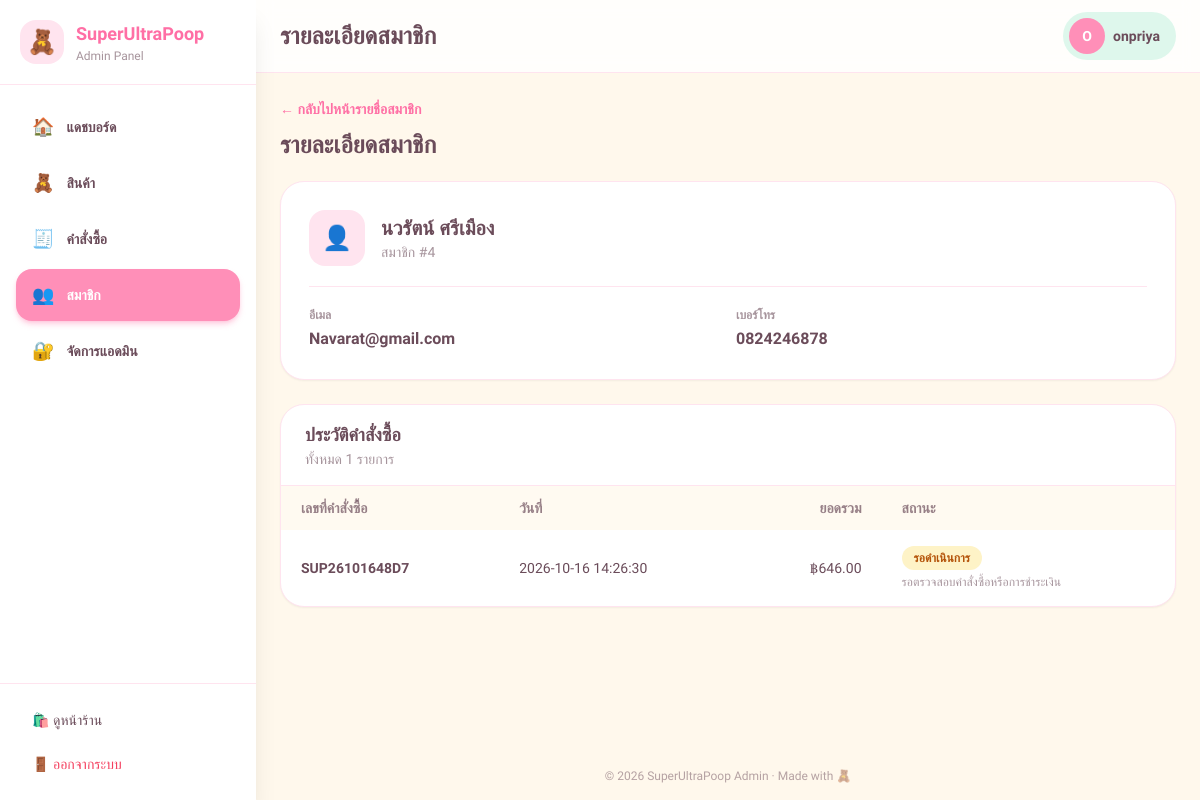
Screenshot of /admin/member-detail.php?id=4 (signed in) with the database file from the repository.
### tables this page shows
CREATE TABLE `users` (
  `id` int(11) NOT NULL,
  `name` varchar(100) NOT NULL,
  `email` varchar(120) NOT NULL,
  `phone` varchar(20) DEFAULT NULL,
  `password_hash` varchar(255) NOT NULL,
  `created_at` timestamp NOT NULL DEFAULT current_timestamp()
);

CREATE TABLE `orders` (
  `id` int(11) NOT NULL,
  `order_no` varchar(20) NOT NULL,
  `user_id` int(11) DEFAULT NULL,
  `customer_name` varchar(120) NOT NULL,
  `phone` varchar(20) NOT NULL,
  `address` text NOT NULL,
  `province` varchar(80) NOT NULL,
  `district` varchar(80) NOT NULL,
  `subdistrict` varchar(80) NOT NULL DEFAULT '',
  `postcode` varchar(10) NOT NULL,
  `subtotal` decimal(10,2) NOT NULL,
  `shipping` decimal(10,2) NOT NULL DEFAULT 0.00,
  `total` decimal(10,2) NOT NULL,
  `payment_method` enum('transfer','cod') NOT NULL,
  `status` enum('Pending','Paid','Processing','Shipped','Completed','Cancelled') NOT NULL DEFAULT 'Pending',
  `tracking_no` varchar(60) DEFAULT NULL,
  `stock_restored` tinyint(1) NOT NULL DEFAULT 0,
  `created_at` timestamp NOT NULL DEFAULT current_timestamp()
);

### includes/functions.php (called while the page is built, shortened)
<?php
function h($s) { return htmlspecialchars((string)$s, ENT_QUOTES, 'UTF-8'); }
function money($n) { return '฿' . number_format((float)$n, 2); }
function order_statuses() {
    return [
        'Pending' => ['label' => 'รอดำเนินการ', 'description' => 'รอตรวจสอบคำสั่งซื้อหรือการชำระเงิน'],
        'Paid' => ['label' => 'ชำระเงินแล้ว', 'description' => 'บันทึกการชำระเงินที่ตรวจสอบแล้ว'],
        'Processing' => ['label' => 'กำลังเตรียมสินค้า', 'description' => 'แพ็กสินค้าและเตรียมจัดส่ง'],
        'Shipped' => ['label' => 'จัดส่งแล้ว', 'description' => 'บันทึกเลขพัสดุให้ลูกค้าติดตาม'],
        'Completed' => ['label' => 'สำเร็จ', 'description' => 'คำสั่งซื้อเสร็จสมบูรณ์'],
        'Cancelled' => ['label' => 'ยกเลิก', 'description' => 'คำสั่งซื้อถูกยกเลิก'],
    ];
}
function order_status_label($status) {
    $statuses = order_statuses();
    return $statuses[$status]['label'] ?? (string)$status;
}
function order_status_description($status) {
    $statuses = order_statuses();
    return $statuses[$status]['description'] ?? 'ไม่ทราบสถานะคำสั่งซื้อ';
}
    ?>

### admin/member-detail.php (the view, shortened to what this page needs)
<?php
require_once __DIR__ . '/../includes/functions.php';
$memberId = filter_input(INPUT_GET, 'id', FILTER_VALIDATE_INT);
$memberStatement = $pdo->prepare('SELECT id, name, email, phone FROM users WHERE id = ?');
$memberStatement->execute([$memberId]);
$member = $memberStatement->fetch();
$orderStatement = $pdo->prepare('SELECT id, order_no, total, status, created_at FROM orders WHERE user_id = ? ORDER BY id DESC');
$orderStatement->execute([$memberId]);
$orders = $orderStatement->fetchAll();
$pageTitle = 'รายละเอียดสมาชิก';
require __DIR__ . '/header.php';
?>
<div class="mb-5">
  <a href="customers.php" class="text-sm font-semibold text-kawaii-pink-deep hover:underline">← กลับไปหน้ารายชื่อสมาชิก</a>
  <h2 class="mt-2 text-2xl font-bold">รายละเอียดสมาชิก</h2>
</div>
<section class="mb-6 rounded-3xl border border-kawaii-pink-light bg-white p-5 shadow-sm sm:p-7">
  <div class="mb-5 flex items-center gap-4">
    <span class="flex h-14 w-14 items-center justify-center rounded-2xl bg-kawaii-pink-light text-2xl">👤</span>
    <div>
      <h3 class="text-xl font-bold"><?= h($member['name']) ?></h3>
      <p class="text-sm text-kawaii-ink/60">สมาชิก #<?= (int)$member['id'] ?></p>
    </div>
  </div>
  <dl class="grid gap-4 border-t border-kawaii-pink-light pt-5 sm:grid-cols-2">
    <div>
      <dt class="text-xs font-semibold text-kawaii-ink/60">อีเมล</dt>
      <dd class="mt-1 break-all font-semibold"><?= h($member['email']) ?></dd>
    </div>
    <div>
      <dt class="text-xs font-semibold text-kawaii-ink/60">เบอร์โทร</dt>
      <dd class="mt-1 font-semibold"><?= h($member['phone'] ?: '-') ?></dd>
    </div>
  </dl>
</section>
<section class="overflow-hidden rounded-3xl border border-kawaii-pink-light bg-white shadow-sm">
  <div class="border-b border-kawaii-pink-light px-5 py-4 sm:px-6">
    <h3 class="text-lg font-bold">ประวัติคำสั่งซื้อ</h3>
    <p class="text-sm text-kawaii-ink/60">ทั้งหมด <?= number_format(count($orders)) ?> รายการ</p>
  </div>
  <div class="overflow-x-auto">
    <table class="w-full min-w-[600px] text-left text-sm">
      <thead class="bg-kawaii-cream/70 text-kawaii-ink/70">
        <tr>
          <th class="px-5 py-3 font-semibold">เลขที่คำสั่งซื้อ</th>
          <th class="px-5 py-3 font-semibold">วันที่</th>
          <th class="px-5 py-3 text-right font-semibold">ยอดรวม</th>
          <th class="px-5 py-3 font-semibold">สถานะ</th>
        </tr>
      </thead>
      <tbody class="divide-y divide-kawaii-pink-light">
        <?php if (!$orders): ?>
          <tr><td colspan="4" class="px-5 py-10 text-center text-kawaii-ink/60">สมาชิกคนนี้ยังไม่มีคำสั่งซื้อ</td></tr>
        <?php else: foreach ($orders as $order): ?>
          <tr class="hover:bg-kawaii-cream/40">
            <td class="px-5 py-4 font-semibold"><?= h($order['order_no']) ?></td>
            <td class="px-5 py-4 whitespace-nowrap"><?= h($order['created_at']) ?></td>
            <td class="px-5 py-4 text-right whitespace-nowrap"><?= h(money($order['total'])) ?></td>
            <td class="px-5 py-4"><?= status_badge($order['status']) ?><p class="mt-1 text-xs text-kawaii-ink/60"><?= h(order_status_description($order['status'])) ?></p></td>
          </tr>
        <?php endforeach; endif; ?>
      </tbody>
    </table>
  </div>
</section>
<?php require __DIR__ . '/footer.php'; ?>

### admin/header.php (shortened to what this page needs)
<?php
require_once __DIR__ . '/../includes/functions.php';
$cur       = basename($_SERVER['PHP_SELF']);
$pageTitle = $pageTitle ?? 'Dashboard';
$stAdmin = $pdo->prepare("SELECT username FROM admins WHERE id = ?");
$stAdmin->execute([$_SESSION['admin_id']]);
$adminName = $stAdmin->fetchColumn() ?: 'admin';
$navItems = [
    ['index.php',      'แดชบอร์ด',  '🏠', ['index.php']],
    ['products.php',   'สินค้า',      '🧸', ['products.php', 'product-form.php']],
    ['orders.php',     'คำสั่งซื้อ',   '🧾', ['orders.php', 'order-detail.php']],
    ['customers.php',  'สมาชิก',     '👥', ['customers.php', 'member-detail.php']],
    ['create-admin.php', 'จัดการแอดมิน', '🔐', ['create-admin.php']],
];
if (!function_exists('status_badge')) {
    function status_badge($status) {
        $map = [
            'Pending'    => 'bg-amber-100 text-amber-700',
            'Paid'       => 'bg-emerald-100 text-emerald-700',
            'Processing' => 'bg-sky-100 text-sky-700',
            'Shipped'    => 'bg-violet-100 text-violet-700',
            'Completed'  => 'bg-green-100 text-green-700',
            'Cancelled'  => 'bg-rose-100 text-rose-700',
        ];
        $c = $map[$status] ?? 'bg-gray-100 text-gray-600';
        return '<span title="' . h(order_status_description($status)) . '" class="inline-flex items-center rounded-full px-3 py-1 text-xs font-semibold ' . $c . '">' . h(order_status_label($status)) . '</span>';
    }
}
?>
<!DOCTYPE html>
<html lang="th">
<head>
  <script src="https://cdn.tailwindcss.com"></script>
</head>
<body class="min-h-screen bg-kawaii-cream font-sans text-kawaii-ink">
  <aside id="sidebar" class="fixed inset-y-0 left-0 z-40 flex w-64 -translate-x-full flex-col bg-white shadow-xl transition-transform duration-200 lg:translate-x-0">
    <div class="flex items-center gap-3 border-b border-kawaii-pink-light px-5 py-5">
      <span class="flex h-11 w-11 items-center justify-center rounded-2xl bg-kawaii-pink-light text-2xl">🧸</span>
      <div class="leading-tight">
        <div class="text-lg font-bold text-kawaii-pink-deep">SuperUltraPoop</div>
        <div class="text-xs text-kawaii-ink/60">Admin Panel</div>
      </div>
    </div>
    <nav class="flex-1 space-y-1 overflow-y-auto p-4">
      <?php foreach ($navItems as [$href, $label, $icon, $files]):
        $active = in_array($cur, $files, true); ?>
        <a href="<?= h($href) ?>"
           class="flex items-center gap-3 rounded-2xl px-4 py-3 text-sm font-semibold transition
                  <?= $active ? 'bg-kawaii-pink text-white shadow-md shadow-kawaii-pink/40' : 'text-kawaii-ink hover:bg-kawaii-pink-light' ?>">
          <span class="text-lg"><?= $icon ?></span><?= h($label) ?>
        </a>
      <?php endforeach; ?>
    </nav>
    <div class="space-y-1 border-t border-kawaii-pink-light p-4 text-sm">
      <a href="../index.php" target="_blank" class="flex items-center gap-3 rounded-2xl px-4 py-2.5 hover:bg-kawaii-blue/60">🛍️ ดูหน้าร้าน</a>
      <a href="logout.php" class="flex items-center gap-3 rounded-2xl px-4 py-2.5 text-rose-500 hover:bg-rose-50">🚪 ออกจากระบบ</a>
    </div>
  </aside>
  <div class="flex min-h-screen flex-col lg:pl-64">
    <header class="sticky top-0 z-20 flex items-center justify-between gap-3 border-b border-kawaii-pink-light bg-white/85 px-4 py-3 backdrop-blur sm:px-6">
      <div class="flex items-center gap-3">
        <h1 class="text-xl font-bold sm:text-2xl"><?= h($pageTitle) ?></h1>
      </div>
      <div class="flex items-center gap-2 rounded-full bg-kawaii-mint/60 py-1.5 pl-1.5 pr-4">
        <span class="flex h-9 w-9 items-center justify-center rounded-full bg-kawaii-pink text-sm font-bold uppercase text-white">
            <?= h(mb_substr($adminName, 0, 1)) ?>
        </span>
        <span class="hidden text-sm font-semibold sm:inline"><?= h($adminName) ?></span>
      </div>
    </header>
    <main class="flex-1 p-4 sm:p-6">

### rows the page displays
users: name "นวรัตน์ ศรีเมือง", id "4", email "Navarat@gmail.com", phone "0824246878"
orders: order_no "SUP26101648D7", created_at "2026-10-16 14:26:30", total "฿646.00", status "รอดำเนินการ", status "รอตรวจสอบคำสั่งซื้อหรือการชำระเงิน"

### other values shown
$icon "🏠"
$label "แดชบอร์ด"
$icon "🧸"
$label "สินค้า"
$icon "🧾"
$label "คำสั่งซื้อ"
$icon "👥"
$label "สมาชิก"
$icon "🔐"
$label "จัดการแอดมิน"
$pageTitle "รายละเอียดสมาชิก"
mb_substr($adminName, 0, 1) "O"
$adminName "onpriya"
count($orders) "1"
